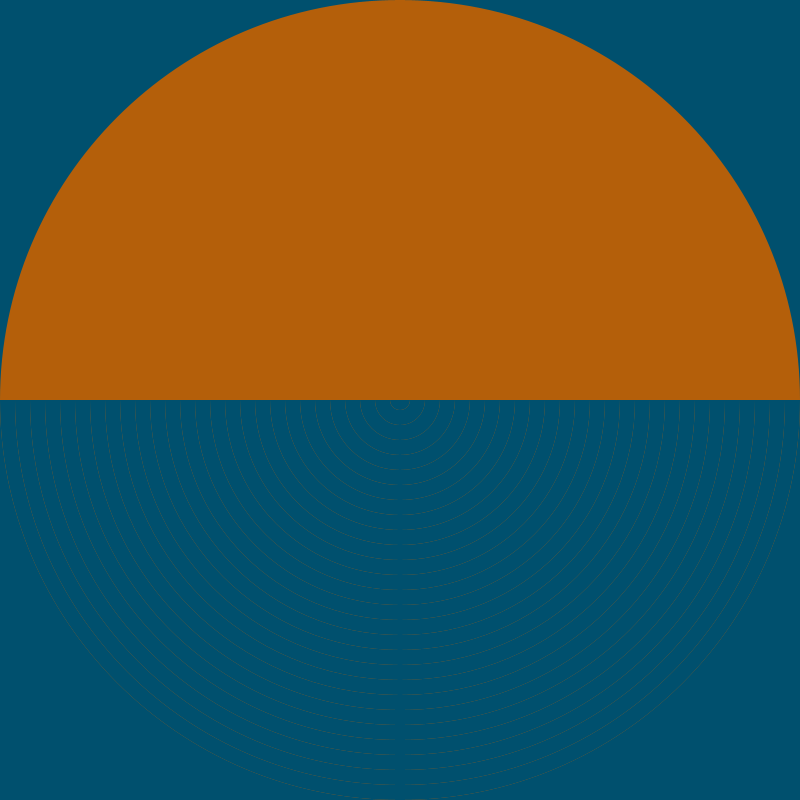
Frame 1 (no input)
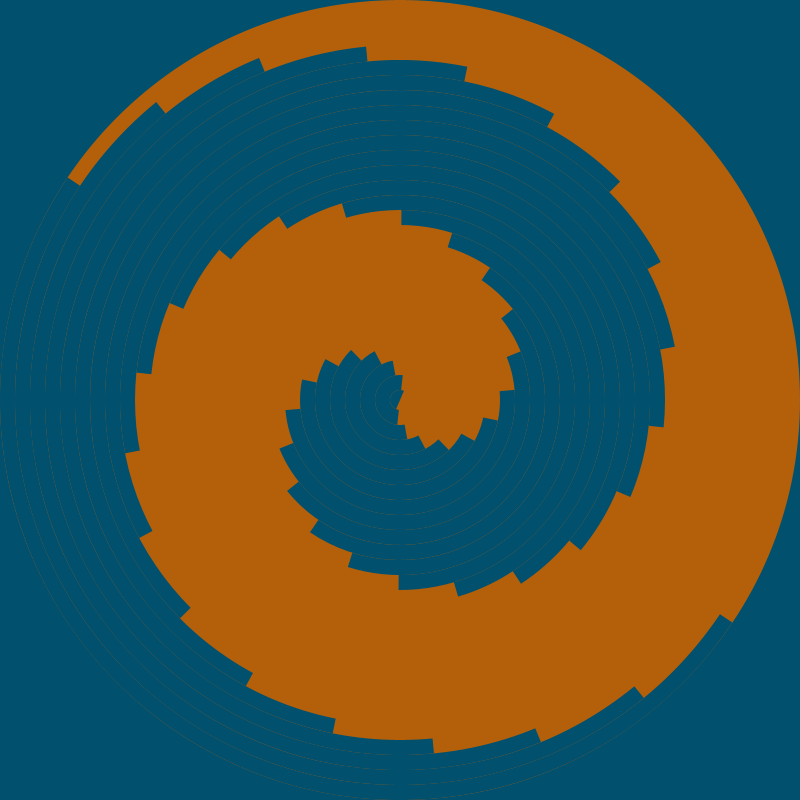
Frame 60 (the mouse pressed at the canvas centre just before this capture)
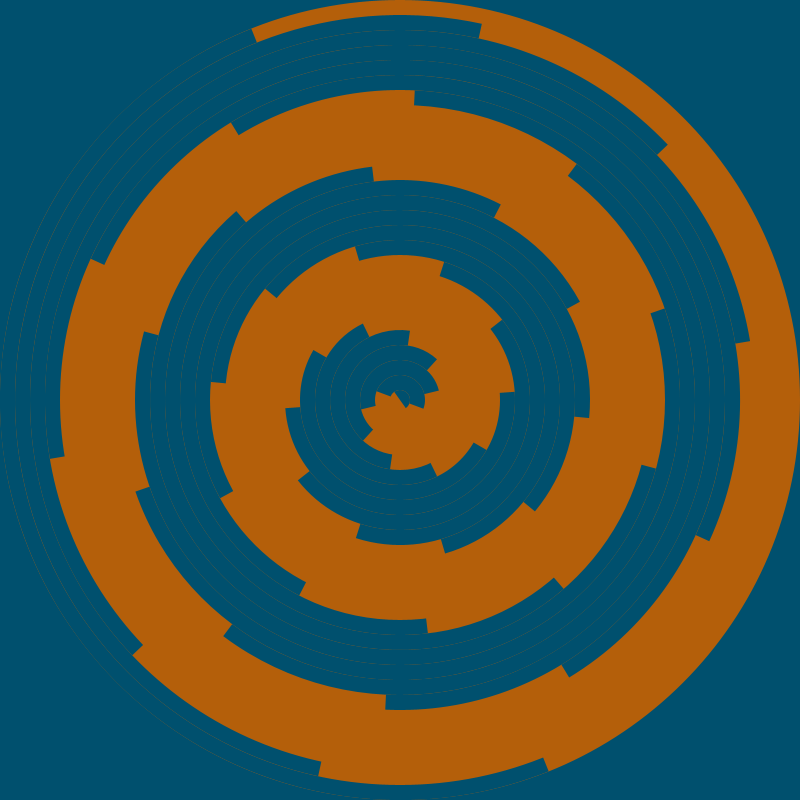
Frame 120 (the mouse held since frame 60 and released just before this capture)

The Processing sketch that drew these frames (run headless with seeded random() and noise(); from frame 60 on, the mouse is pressed at the canvas centre):

// Processing sketch: color_intro
// ── color_intro.pde
float StartAngle = 0;
float AngleBump = 0;
color Color1 = color(180,95,10);
color Color2 = color(0,80,110);

void setup() {
  size(800,800);
  smooth();
}

void draw() {
  background(Color2);
  noStroke();
  float radius = 800;
  int circleCount = 0;
  float angle = StartAngle;
  while (radius > 0) {
    fill(Color1);
    ellipse(400,400,radius,radius);
    fill(Color2);
    arc(400,400,radius,radius,angle,angle+PI);
    radius -= 30;
    angle += AngleBump;
  }
  StartAngle += .01;
  AngleBump += .005;
}
    
